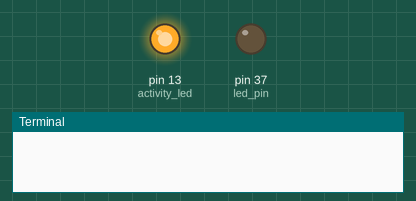
This program was run on a simulated Raspberry Pi (header pin numbers). Shown: output pins drawn as LEDs (lit = HIGH), the last lines printed to the terminal. The clock reads 2024-03-15 10:24:30 at power-on unless the program sets it; outgoing connections fail.

Above: at 0.1 s.
At 1.2 s:
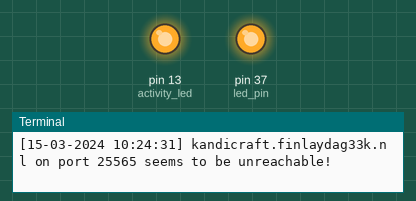
Timing chart, 0 to 2.7 s (numbered marks = the images above):
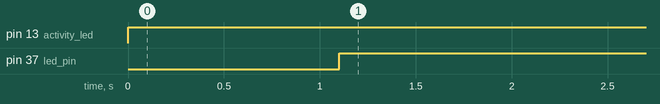

Measured:
- by itself, pin 13 (activity_led): LOW → HIGH at 0.00 s
- by itself, pin 37 (led_pin): LOW → HIGH at 1.1 s

The program:

pymon.py
```python
import os
import RPi.GPIO as gpio
import time
import socket

## set variables for the machine to ping and pin for the LED
hostname = ['kandicraft.finlaydag33k.nl:25565','www.finlaydag33k.nl']
led_pin = 37
activity_led = 13

## prepare
led_status = gpio.LOW
activity_status = gpio.LOW
gpio.setmode(gpio.BOARD)
gpio.setup(led_pin, gpio.OUT, gpio.PUD_OFF, led_status)
gpio.setup(activity_led, gpio.OUT, gpio.PUD_OFF, activity_status)

## PING FUNCTION GALORE!!
def check_ping(host,port):
    gpio.output(activity_led,gpio.HIGH)
    captive_dns_addr = ""
    host_addr = ""
    try:
        host_addr = socket.gethostbyname(host)

        if (captive_dns_addr == host_addr):
            return False

        s = socket.socket(socket.AF_INET, socket.SOCK_STREAM)
        s.settimeout(1)
        s.connect((host,port))
        s.close()
    except Exception as exc:
        return False
    return True
    gpio.output(activity_led,gpio.LOW)


## Run the script itself infinitely
try:
    while True:
        host_up = ""
        for host in hostname:
            if ":" in host:
                temphost = ""
                temphost, tempport = host.split(":")
            else:
                temphost = host
                tempport = 80
            pingstatus = check_ping(temphost, int(tempport))
            if pingstatus == False:
                print('[' + time.strftime("%d-%m-%Y %H:%M:%S") + '] ' + str(temphost) + ' on port ' + str(tempport) + ' seems to be unreachable!')
                host_up = "False"

        if host_up == "False":
            led_status = gpio.HIGH
        else:
            led_status = gpio.LOW
        gpio.output(led_pin,led_status)
        time.sleep(1)
except KeyboardInterrupt:
    gpio.cleanup()
```
